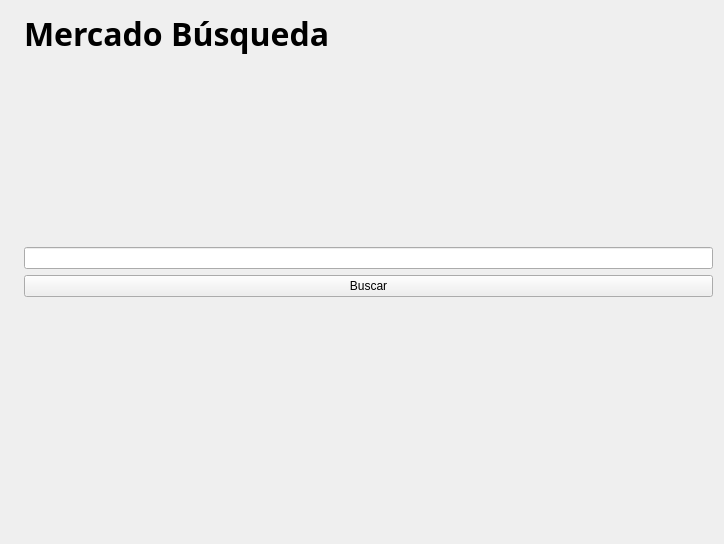
<?xml version="1.0" encoding="UTF-8"?>
<ui version="4.0">
 <class>meli</class>
 <widget class="QWidget" name="meli">
  <property name="geometry">
   <rect>
    <x>0</x>
    <y>0</y>
    <width>724</width>
    <height>544</height>
   </rect>
  </property>
  <property name="windowTitle">
   <string>Form</string>
  </property>
  <layout class="QGridLayout" name="gridLayout">
   <item row="4" column="0">
    <layout class="QVBoxLayout" name="verticalLayout_3">
     <property name="spacing">
      <number>1</number>
     </property>
     <item>
      <widget class="QLabel" name="label_imagen_producto_3">
       <property name="text">
        <string/>
       </property>
      </widget>
     </item>
     <item>
      <widget class="QLabel" name="label_imagen_producto_1">
       <property name="enabled">
        <bool>true</bool>
       </property>
       <property name="text">
        <string/>
       </property>
      </widget>
     </item>
     <item>
      <widget class="QLabel" name="label_imagen_producto_2">
       <property name="text">
        <string/>
       </property>
      </widget>
     </item>
     <item>
      <widget class="QLabel" name="label_imagen_producto_4">
       <property name="text">
        <string/>
       </property>
      </widget>
     </item>
     <item>
      <widget class="QLabel" name="label_imagen_producto_5">
       <property name="text">
        <string/>
       </property>
      </widget>
     </item>
    </layout>
   </item>
   <item row="3" column="1">
    <widget class="QPushButton" name="pb_meli">
     <property name="text">
      <string>Buscar</string>
     </property>
    </widget>
   </item>
   <item row="0" column="1" alignment="Qt::AlignTop">
    <widget class="QLabel" name="l_meli">
     <property name="font">
      <font>
       <family>Segoe UI Black</family>
       <pointsize>24</pointsize>
       <bold>true</bold>
      </font>
     </property>
     <property name="text">
      <string>Mercado Búsqueda</string>
     </property>
    </widget>
   </item>
   <item row="4" column="1">
    <layout class="QVBoxLayout" name="verticalLayout_4">
     <property name="spacing">
      <number>1</number>
     </property>
     <item>
      <widget class="QLabel" name="label_producto_1">
       <property name="text">
        <string/>
       </property>
      </widget>
     </item>
     <item>
      <widget class="QLabel" name="label_producto_2">
       <property name="text">
        <string/>
       </property>
      </widget>
     </item>
     <item>
      <widget class="QLabel" name="label_producto_3">
       <property name="text">
        <string/>
       </property>
      </widget>
     </item>
     <item>
      <widget class="QLabel" name="label_producto_5">
       <property name="text">
        <string/>
       </property>
      </widget>
     </item>
     <item>
      <widget class="QLabel" name="label_producto_4">
       <property name="text">
        <string/>
       </property>
      </widget>
     </item>
    </layout>
   </item>
   <item row="2" column="1">
    <widget class="QLineEdit" name="le_meli"/>
   </item>
  </layout>
 </widget>
 <resources/>
 <connections/>
</ui>
